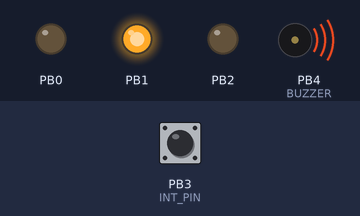
The sketch below on a simulated ATtiny85, built with avr-gcc and run on an emulated ATtiny85. Parts: output pins drawn as LEDs (lit = HIGH), buzzer (waves = sounding). The inputs (shaded band) are chosen by the test bench; at power-on: PB3 (INT_PIN) LOW. Sleep ends after the set time or at an interrupt.

Above: at 0.07 s.
At 1.2 s:
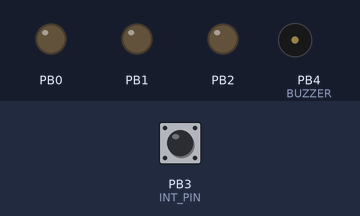
1.3 s: PB3 (INT_PIN) pulled LOW for 3.2 s
At 4.93 s:
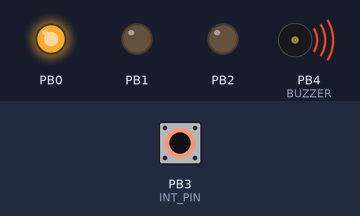
Timing chart, 0 to 12.6 s (numbered marks = the images above; inputs shaded):
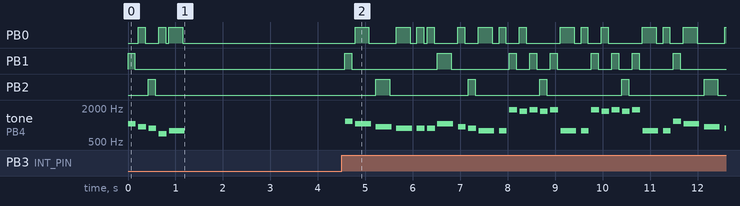

The sketch:

coffin-dance-attiny85.ino
```cpp
/*
Based on
https://www.youtube.com/user/DrakerDG

Overclockers version:
Removed pot. buttons, 3 lights
Added ttp223 capicitive touch sensor

*/


// Requires headers for AVR defines and ISR function
#include <avr/io.h>
#include <avr/interrupt.h>
#include <avr/sleep.h>    // Sleep Modes
#include <avr/power.h>    // Power management


// Define pins for switch the LED, plus the chosen interrupt for reacting to
#define INTERRUPT_PIN PCINT3  // This is PB1 per the schematic
#define INT_PIN PB3           // Interrupt pin of choice: PB1 (same as PCINT1) - Pin 6

#define  LED_RED PB2
#define  LED_YLW PB1
#define  LED_GRN PB0
#define BUZZER PB4

/*
   Alias for the ISR: "PCINT_VECTOR" (Note: There is only one PCINT ISR.
   PCINT0 in the name for the ISR was confusing to me at first,
   hence the Alias, but it's how the datasheet refers to it)
*/
#define PCINT_VECTOR PCINT0_vect      // This step is not necessary - it's a naming thing for clarity

// FYI: Variables used within ISR must be declared Volatile.
// static volatile byte LEDState;

// The setup function runs only once when the ALU boots
void setup() {

  for (int i = 0; i < 5; i++) {
    pinMode(i, OUTPUT);
    digitalWrite(i, LOW);
  }

  // Code here is the key piece of configuring and enabling the interrupt
  cli();                            // Disable interrupts during setup

  PCMSK |= (1 << INTERRUPT_PIN);    // Enable interrupt handler (ISR) for our chosen interrupt pin (PCINT1/PB1/pin 6)

  GIMSK |= (1 << PCIE);             // Enable PCINT interrupt in the general interrupt mask

  pinMode(INT_PIN, INPUT_PULLUP);   // Set our interrupt pin as input with a pullup to keep it stable

  sei();                            //last line of setup - enable interrupts after setup

}


void loop() {
  melodyY(1, 0, 15);
  melodyY(2, 15, 22);
  melodyY(1, 4, 15);
  melodyY(2, 15, 22);
  melodyY(1, 4, 15);
  melodyY(2, 15, 22);
  melodyY(1, 22, 50);
}


const int MeSderM[] [3] = {{72 , 6, LED_YLW}, {70 , 6, LED_GRN}, {69 , 6, LED_RED}, {65 , 6, LED_GRN}, {67 , 3, LED_GRN}, {67 , 6, LED_GRN}, {74 , 6, LED_YLW}, {72 , 3, LED_GRN}, {70 , 3, LED_RED}, {69 , 3, LED_GRN}, {69 , 6, LED_GRN}, {69 , 6, LED_GRN}, {72 , 3, LED_YLW}, {70 , 6, LED_GRN}, {69 , 6, LED_RED}, {67 , 3, LED_GRN}, {67 , 6, LED_GRN}, {82 , 6, LED_YLW}, {81 , 6, LED_GRN}, {82 , 6, LED_YLW}, {81 , 6, LED_RED}, {82 , 6, LED_YLW}, {70 , 6, LED_GRN}, {70 , 6, LED_GRN}, {70 , 6, LED_GRN}, {70 , 6, LED_GRN}, {74 , 6, LED_YLW}, {74 , 6, LED_YLW}, {74 , 6, LED_YLW}, {74 , 6, LED_YLW}, {72 , 6, LED_RED}, {72 , 6, LED_RED}, {72 , 6, LED_RED}, {72 , 6, LED_RED}, {77 , 6, LED_GRN}, {77 , 6, LED_GRN}, {77 , 6, LED_YLW}, {77 , 6, LED_RED}, {79 , 6, LED_YLW}, {79 , 6, LED_YLW}, {79 , 6, LED_YLW}, {79 , 6, LED_YLW}, {79 , 6, LED_YLW}, {79 , 6, LED_YLW}, {79 , 6, LED_YLW}, {79 , 6, LED_YLW}, {79 , 6, LED_YLW}, {79 , 6, LED_YLW}, {79 , 6, LED_YLW}, {79 , 6, LED_YLW}};


int OctX = 1.5;

void melodyY(int RepX, int iniX, int endX) {
  for (int RepI = 0; RepI < RepX; RepI++) {
    for (int thisNote = iniX; thisNote < endX; thisNote++) {
      int noteDuration = 1000 / MeSderM[thisNote][1];
      digitalWrite(MeSderM[thisNote][2], HIGH);
      float NteX = MeSderM[thisNote][0] + OctX * 12 - 69;
      NteX = pow(2, NteX / 12) * 440;
      String str1 = "Eighth: " + String(4 + OctX) + "; Freq: " + String(NteX, 3);
      tone(BUZZER, NteX, noteDuration);
      int pauseBetweenNotes = noteDuration * 1.30;
      delay(pauseBetweenNotes * 2 / 3);
      digitalWrite(MeSderM[thisNote][2], LOW);
      delay(pauseBetweenNotes / 3);
      noTone(BUZZER);
    }
  }
}

// This is the interrupt handler called when there is any change on the INT_PIN
// ISR is defined in the headers - the ATtiny85 only has one handler
ISR(PCINT_VECTOR)
{
  if ( digitalRead(INT_PIN) == HIGH ) {

  } else if ( digitalRead(INT_PIN) == LOW ) {
    for (int i = 0; i < 5; i++) {
      digitalWrite(i, LOW);
    }
    noTone(BUZZER);
    goToSleep ();
  }
}

void goToSleep () {

  GIMSK |= _BV(PCIE);                     // Enable Pin Change Interrupts
  PCMSK |= _BV(PCINT3);                   // Use PB3 as interrupt pin
  ADCSRA &= ~_BV(ADEN);                   // ADC off
  set_sleep_mode(SLEEP_MODE_PWR_DOWN);    // replaces above statement

  sleep_enable();                         // Sets the Sleep Enable bit in the MCUCR Register (SE BIT)
  sei();                                  // Enable interrupts
  sleep_cpu();                            // sleep

  cli();                                  // Disable interrupts
  //  PCMSK &= ~_BV(PCINT3);                  // Turn off PB3 as interrupt pin: disabled to keep it on
  sleep_disable();                        // Clear SE bit
  ADCSRA |= _BV(ADEN);                    // ADC on

  sei();                                  // Enable interrupts
} // sleep
```

Measured:
- by itself, tone on PB4 (BUZZER): plays 1174 Hz for 0.17 s, 1046 Hz for 0.33 s, 932 Hz for 0.33 s, 880 Hz for 0.33 s, 880 Hz for 0.17 s, 880 Hz for 0.17 s … (29 notes in this stretch)
